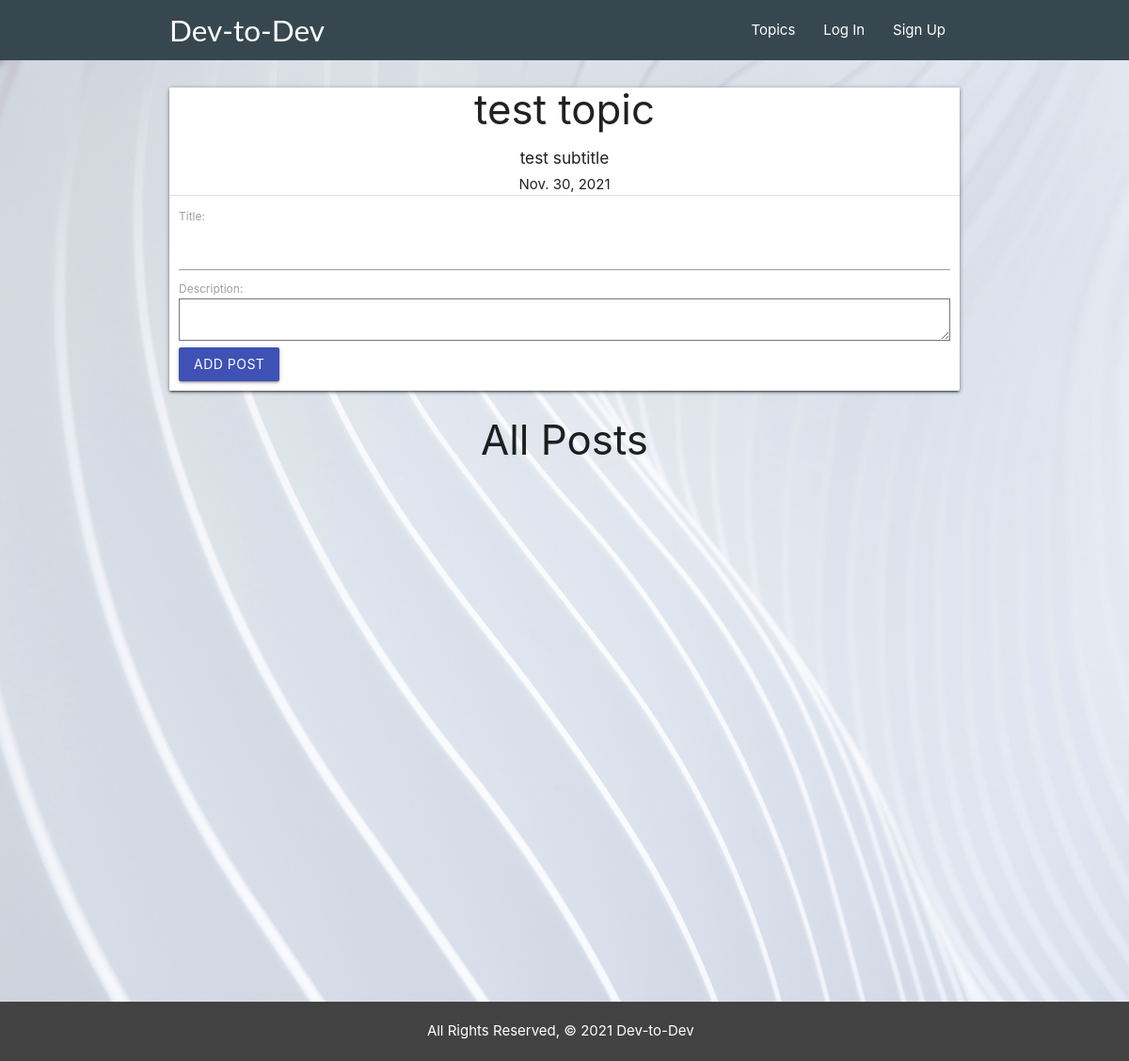
Before: /topics/8/ with the older database file.
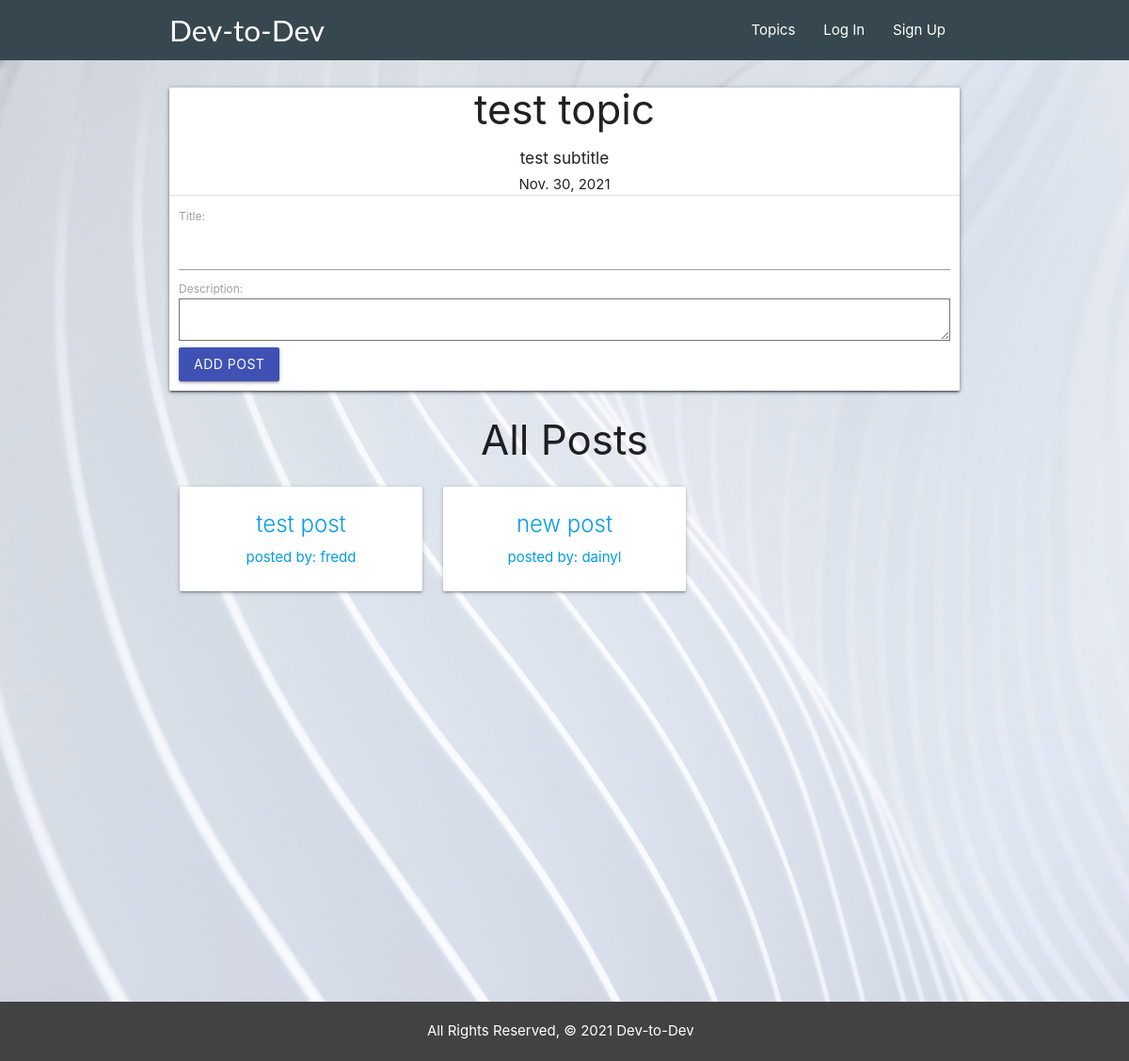
After: the same page with the newer database file.
### main_app/models.py (models this page shows, shortened)
class Post(models.Model):
    title = models.CharField(max_length=50)
    description = models.TextField(max_length=250)
    score = models.IntegerField(default=0, editable=False)
    admin = models.BooleanField(default=False, editable=False)
    date = models.DateField('date_published', auto_now=True)
    topic = models.ForeignKey(Topic, on_delete=models.CASCADE)
    user = models.ForeignKey(User, on_delete=models.CASCADE)

### main_app/views.py (the view)
# urls.py: path('topics/<int:topic_id>/', views.topics_detail, name='detail'),
def topics_detail(request, topic_id):
  topic = Topic.objects.get(id=topic_id)
  post_form = PostForm()
  return render(request, 'topics/detail.html', {
    'topic': topic,
    'post_form': post_form,
  })

### main_app/forms.py
class PostForm(forms.ModelForm):
    class Meta:
        model = Post
        fields = ('title', 'description')

### main_app/templates/topics/detail.html (shortened to what this page needs)
{% extends 'base.html' %}
{% block content %}
<div class="container">
    <div class="row">
        <div class="card">
            <div class="card">
                <div class="topic_detail center-align">
                    <h3>{{ topic.title }}</h3>
                    <h6>{{ topic.subtitle }}</h6>
                    <p>{{ topic.date }}</p>
                </div>
                <div class="divider"></div>
                <form action="{% url 'posts_create' topic.id %}" method="post">
                    {{ post_form.as_p }}
                    <input class="btn indigo" type="submit" value="Add Post">
                </form>
            </div>
        </div>
        <h3 class="center-align">All Posts</h3>
            {% for post in topic.post_set.all %}
                <div class="col s12 m6 l4">
                    <a href="{% url 'posts_detail' topic.id post.id %}">
                        <div class="card hoverable">
                            <div class="card-content center-align">
                                <span class="card-title">{{ post.title }}</span>
                                <p>posted by: {{ post.user }}</p>
                            </div>
                        </a>
                    </div>
                </div>
            {% endfor %}
        </div>
    </div>
{% endblock %}

Changed rows visible on the page:
added Post: title "test post", user "fredd"
added Post: title "new post", user "dainyl"
